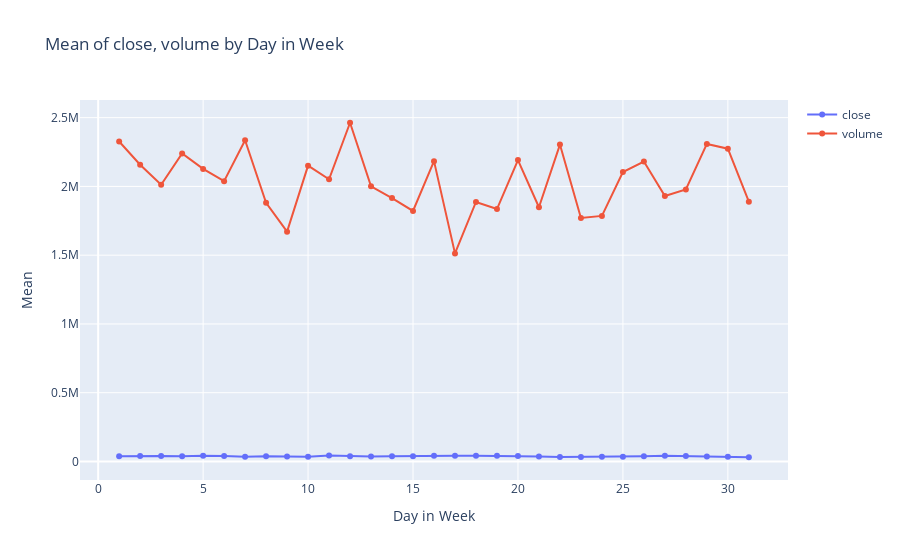

Source (notebook cell):
### Code cell
all_customers.plot_mean_day_month_week(all_customers.mean_by_day_in_month())
